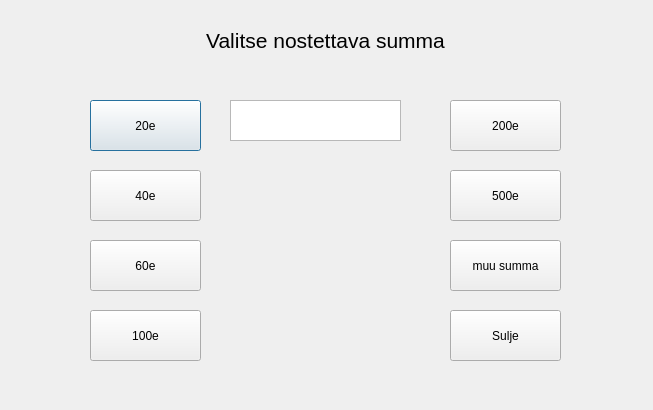
<?xml version="1.0" encoding="UTF-8"?>
<ui version="4.0">
 <class>consoleNosto</class>
 <widget class="QDialog" name="consoleNosto">
  <property name="geometry">
   <rect>
    <x>0</x>
    <y>0</y>
    <width>653</width>
    <height>410</height>
   </rect>
  </property>
  <property name="windowTitle">
   <string>Dialog</string>
  </property>
  <widget class="QPushButton" name="btn20e">
   <property name="geometry">
    <rect>
     <x>90</x>
     <y>100</y>
     <width>111</width>
     <height>51</height>
    </rect>
   </property>
   <property name="text">
    <string>20e</string>
   </property>
  </widget>
  <widget class="QPushButton" name="btn200e">
   <property name="geometry">
    <rect>
     <x>450</x>
     <y>100</y>
     <width>111</width>
     <height>51</height>
    </rect>
   </property>
   <property name="text">
    <string>200e</string>
   </property>
  </widget>
  <widget class="QPushButton" name="btn60e">
   <property name="geometry">
    <rect>
     <x>90</x>
     <y>240</y>
     <width>111</width>
     <height>51</height>
    </rect>
   </property>
   <property name="text">
    <string>60e</string>
   </property>
  </widget>
  <widget class="QPushButton" name="btn40e">
   <property name="geometry">
    <rect>
     <x>90</x>
     <y>170</y>
     <width>111</width>
     <height>51</height>
    </rect>
   </property>
   <property name="text">
    <string>40e</string>
   </property>
  </widget>
  <widget class="QPushButton" name="btnMuuSumma">
   <property name="geometry">
    <rect>
     <x>450</x>
     <y>240</y>
     <width>111</width>
     <height>51</height>
    </rect>
   </property>
   <property name="text">
    <string>muu summa</string>
   </property>
  </widget>
  <widget class="QPushButton" name="btn100e">
   <property name="geometry">
    <rect>
     <x>90</x>
     <y>310</y>
     <width>111</width>
     <height>51</height>
    </rect>
   </property>
   <property name="text">
    <string>100e</string>
   </property>
  </widget>
  <widget class="QPushButton" name="btn500e">
   <property name="geometry">
    <rect>
     <x>450</x>
     <y>170</y>
     <width>111</width>
     <height>51</height>
    </rect>
   </property>
   <property name="text">
    <string>500e</string>
   </property>
  </widget>
  <widget class="QPushButton" name="btnSulje">
   <property name="geometry">
    <rect>
     <x>450</x>
     <y>310</y>
     <width>111</width>
     <height>51</height>
    </rect>
   </property>
   <property name="text">
    <string>Sulje</string>
   </property>
  </widget>
  <widget class="QLabel" name="label">
   <property name="geometry">
    <rect>
     <x>140</x>
     <y>30</y>
     <width>371</width>
     <height>21</height>
    </rect>
   </property>
   <property name="font">
    <font>
     <pointsize>16</pointsize>
    </font>
   </property>
   <property name="text">
    <string>Valitse nostettava summa</string>
   </property>
   <property name="alignment">
    <set>Qt::AlignCenter</set>
   </property>
  </widget>
  <widget class="QTextEdit" name="textEditKate">
   <property name="geometry">
    <rect>
     <x>230</x>
     <y>100</y>
     <width>171</width>
     <height>41</height>
    </rect>
   </property>
   <property name="font">
    <font>
     <weight>75</weight>
     <bold>true</bold>
    </font>
   </property>
  </widget>
 </widget>
 <resources/>
 <connections/>
</ui>
